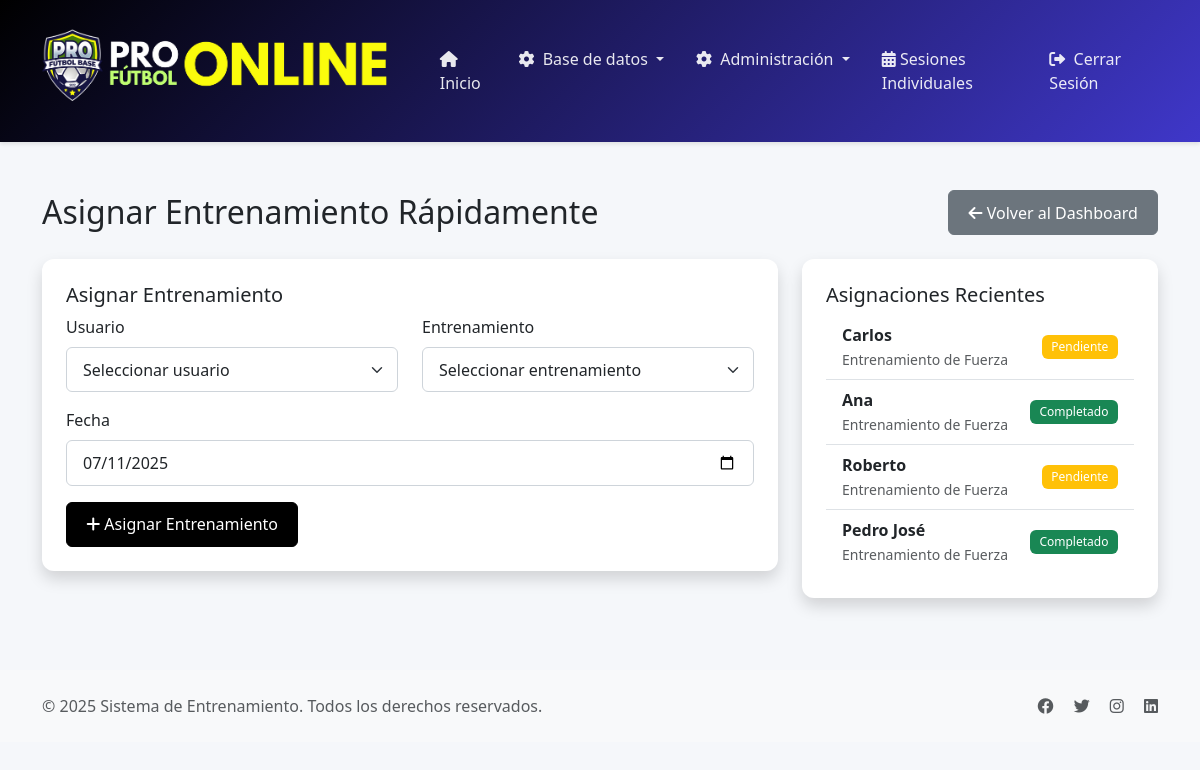
The app's page /entrenamientos/asignar-rapido (signed in) with its own data.
### tables this page shows
CREATE TABLE `sesiones` (
  `id` int NOT NULL,
  `entrenamiento_id` int NOT NULL,
  `usuario_id` int NOT NULL,
  `fecha` date NOT NULL,
  `notas` text,
  `completado` tinyint(1) DEFAULT '0',
  `fecha_completado` datetime DEFAULT NULL,
  `valorado` tinyint(1) NOT NULL DEFAULT '0',
  `created_at` timestamp NULL DEFAULT CURRENT_TIMESTAMP
);

CREATE TABLE `usuarios` (
  `id` int NOT NULL,
  `nombre` varchar(100) NOT NULL,
  `apellido` varchar(100) NOT NULL,
  `email` varchar(100) NOT NULL,
  `password` varchar(255) NOT NULL,
  `telefono` varchar(20) DEFAULT NULL,
  `rol` enum('admin','entrenador','entrenado') NOT NULL,
  `entrenador_id` int DEFAULT NULL,
  `created_at` timestamp NULL DEFAULT CURRENT_TIMESTAMP
);

CREATE TABLE `entrenamientos` (
  `id` int NOT NULL,
  `nombre` varchar(100) NOT NULL,
  `descripcion` text,
  `tipo` int NOT NULL,
  `creado_por` int NOT NULL,
  `created_at` timestamp NULL DEFAULT CURRENT_TIMESTAMP
);

### controllers/BaseController.php (called while the page is built, shortened)
<?php
class BaseController {
    protected function render($view, $data = []) {
        extract($data);
        $viewPath = __DIR__ . "/../views/{$view}.php";
        require_once $viewPath;
    }
}

### controllers/EntrenamientoController.php (called while the page is built, shortened)
<?php
require_once 'BaseController.php';
require_once 'models/EntrenamientoModel.php';
class EntrenamientoController extends BaseController {
    private $entrenamientoModel;
    private $usuarioModel;
    public function __construct() {
        $this->entrenamientoModel = new EntrenamientoModel();
        $this->usuarioModel = new UsuarioModel();
    }
    public function asignarRapido() {
        if ($_SESSION['user_role'] === 'entrenador') {
            $usuarios = $this->usuarioModel->getEntrenadosPorEntrenador($_SESSION['user_id']);
        } elseif ($_SESSION['user_role'] === 'admin') {
            $usuarios = $this->usuarioModel->getUsuariosPorRol('entrenado');
        } else {
            $_SESSION['error'] = 'No tienes permisos para asignar entrenamientos';
            $this->redirect('/dashboard');
            return;
        }
        $entrenamientos = $this->entrenamientoModel->findAll();
        $asignaciones_recientes = $this->entrenamientoModel->getAsignacionesRecientes(10);
        $this->render('entrenamientos/asignar_rapido', [
            'usuarios' => $usuarios,
            'entrenamientos' => $entrenamientos,
            'asignaciones_recientes' => $asignaciones_recientes
        ]);
    }
}

### config/database.php (called while the page is built, shortened)
<?php
class Database {
    private static $instance = null;
    private $connection;
    private function __construct() {
        $host = 'localhost';
        $dbname = 'profutbolonline_qwb';
        $username = 'profutbolonline_asa';
        $password = '&}p^lgTkK9d~';
        try {
            $dsn = "mysql:host=$host;dbname=$dbname;charset=utf8mb4";
            $options = [
                PDO::ATTR_ERRMODE => PDO::ERRMODE_EXCEPTION,
                PDO::ATTR_DEFAULT_FETCH_MODE => PDO::FETCH_ASSOC,
                PDO::ATTR_EMULATE_PREPARES => false,
            ];
            $this->connection = new PDO($dsn, $username, $password, $options);
        } catch (PDOException $e) {
            die("Error de conexión a la base de datos: " . $e->getMessage());
        }
    }
    public static function getInstance() {
        if (self::$instance === null) {
            self::$instance = new self();
        }
        return self::$instance;
    }
    public function getConnection() {
        return $this->connection;
    }
}

### models/BaseModel.php (called while the page is built, shortened)
<?php
require_once __DIR__ . '/../config/database.php';
class BaseModel {
    public function __construct($table = null) {
        $this->db = Database::getInstance()->getConnection();
    }
}

### models/EntrenamientoModel.php (called while the page is built, shortened)
<?php
require_once 'BaseModel.php';
class EntrenamientoModel extends BaseModel {
    public function getAsignacionesRecientes($limite = 10) {
        try {
            $sql = "SELECT s.*, u.nombre as nombre_usuario, u.apellido as apellido_usuario,
                           e.nombre as nombre_entrenamiento
                    FROM sesiones s
                    JOIN usuarios u ON s.usuario_id = u.id
                    JOIN entrenamientos e ON s.entrenamiento_id = e.id
                    ORDER BY s.fecha DESC
                    LIMIT ?";
            $stmt = $this->db->prepare($sql);
            $stmt->execute([$limite]);
            return $stmt->fetchAll(PDO::FETCH_ASSOC);
        } catch (PDOException $e) {
            error_log("Error al obtener asignaciones recientes: " . $e->getMessage());
            return [];
        }
    }
}

### views/entrenamientos/asignar_rapido.php (the view, shortened to what this page needs)
<?php require_once 'views/layouts/header.php'; ?>
<div class="container py-4">
    <div class="row mb-4">
        <div class="col-12">
            <div class="d-flex justify-content-between align-items-center">
                <h2 class="mb-0">Asignar Entrenamiento Rápidamente</h2>
                <a href="/dashboard" class="btn btn-secondary">
                    <i class="fas fa-arrow-left"></i> Volver al Dashboard
                </a>
            </div>
        </div>
    </div>
    <div class="row">
        <div class="col-md-8">
            <div class="card shadow">
                <div class="card-body">
                    <h5 class="card-title">Asignar Entrenamiento</h5>
                    <form action="/entrenamientos/asignar-rapido" method="POST">
                        <div class="row">
                            <div class="col-md-6">
                                <div class="mb-3">
                                    <label for="usuario_id" class="form-label">Usuario</label>
                                    <select class="form-select" id="usuario_id" name="usuario_id" required>
                                        <option value="">Seleccionar usuario</option>
                                    </select>
                                </div>
                            </div>
                            <div class="col-md-6">
                                <div class="mb-3">
                                    <label for="entrenamiento_id" class="form-label">Entrenamiento</label>
                                    <select class="form-select" id="entrenamiento_id" name="entrenamiento_id" required>
                                        <option value="">Seleccionar entrenamiento</option>
                                    </select>
                                </div>
                            </div>
                        </div>
                        <div class="mb-3">
                            <label for="fecha" class="form-label">Fecha</label>
                            <input type="date" class="form-control" id="fecha" name="fecha"
                                   value="<?php echo date('Y-m-d'); ?>" required>
                        </div>
                        <button type="submit" class="btn btn-primary">
                            <i class="fas fa-plus"></i> Asignar Entrenamiento
                        </button>
                    </form>
                </div>
            </div>
        </div>
        <div class="col-md-4">
            <div class="card shadow">
                <div class="card-body">
                    <h5 class="card-title">Asignaciones Recientes</h5>
                    <?php if (empty($asignaciones_recientes)): ?>
                        <p class="text-muted">No hay asignaciones recientes.</p>
                    <?php else: ?>
                        <div class="list-group list-group-flush">
                            <?php foreach ($asignaciones_recientes as $asignacion): ?>
                                <div class="list-group-item">
                                    <div class="d-flex justify-content-between align-items-center">
                                        <div>
                                            <strong><?php echo htmlspecialchars($asignacion['nombre_usuario']); ?></strong>
                                            <br>
                                            <small class="text-muted">
                                                <?php echo htmlspecialchars($asignacion['nombre_entrenamiento']); ?>
                                            </small>
                                        </div>
                                        <span class="badge bg-<?php echo $asignacion['completado'] ? 'success' : 'warning'; ?>">
                                            <?php echo $asignacion['completado'] ? 'Completado' : 'Pendiente'; ?>
                                        </span>
                                    </div>
                                </div>
                            <?php endforeach; ?>
                        </div>
                    <?php endif; ?>
                </div>
            </div>
        </div>
    </div>
</div>
<?php require_once 'views/layouts/footer.php'; ?>

### views/layouts/header.php (style rules this page uses)
:root { --primary-color: #000000; --secondary-color: #3f37c9; --accent-color: #4cc9f0; --success-color: #4caf50; --warning-color: #ff9800; --danger-color: #f44336; --light-color: #f8f9fa; --dark-color: #212529; }
body { background-color: #f5f7fa; font-family: 'Segoe UI', system-ui, -apple-system, sans-serif; }
.btn { padding: 0.6rem 1.2rem; font-weight: 500; border-radius: 6px; transition: all 0.3s ease; }
.btn-primary { background-color: var(--primary-color); border-color: var(--primary-color); }
.form-control, .form-select { border-radius: 6px; padding: 0.6rem 1rem; border: 1px solid #ced4da; transition: all 0.3s ease; }
.card { border: none; border-radius: 12px; box-shadow: 0 4px 6px rgba(0,0,0,0.1); transition: all 0.3s ease; }
.card-body { padding: 1.5rem; }
.badge { padding: 0.5em 0.8em; font-weight: 500; border-radius: 6px; }

### records on screen
sesiones: usuario.nombre "Carlos", entrenamiento.nombre "Entrenamiento de Fuerza", completado "Pendiente"
sesiones: usuario.nombre "Ana", entrenamiento.nombre "Entrenamiento de Fuerza", completado "Completado"
sesiones: usuario.nombre "Roberto", entrenamiento.nombre "Entrenamiento de Fuerza", completado "Pendiente"
sesiones: usuario.nombre "Pedro José", entrenamiento.nombre "Entrenamiento de Fuerza", completado "Completado"
